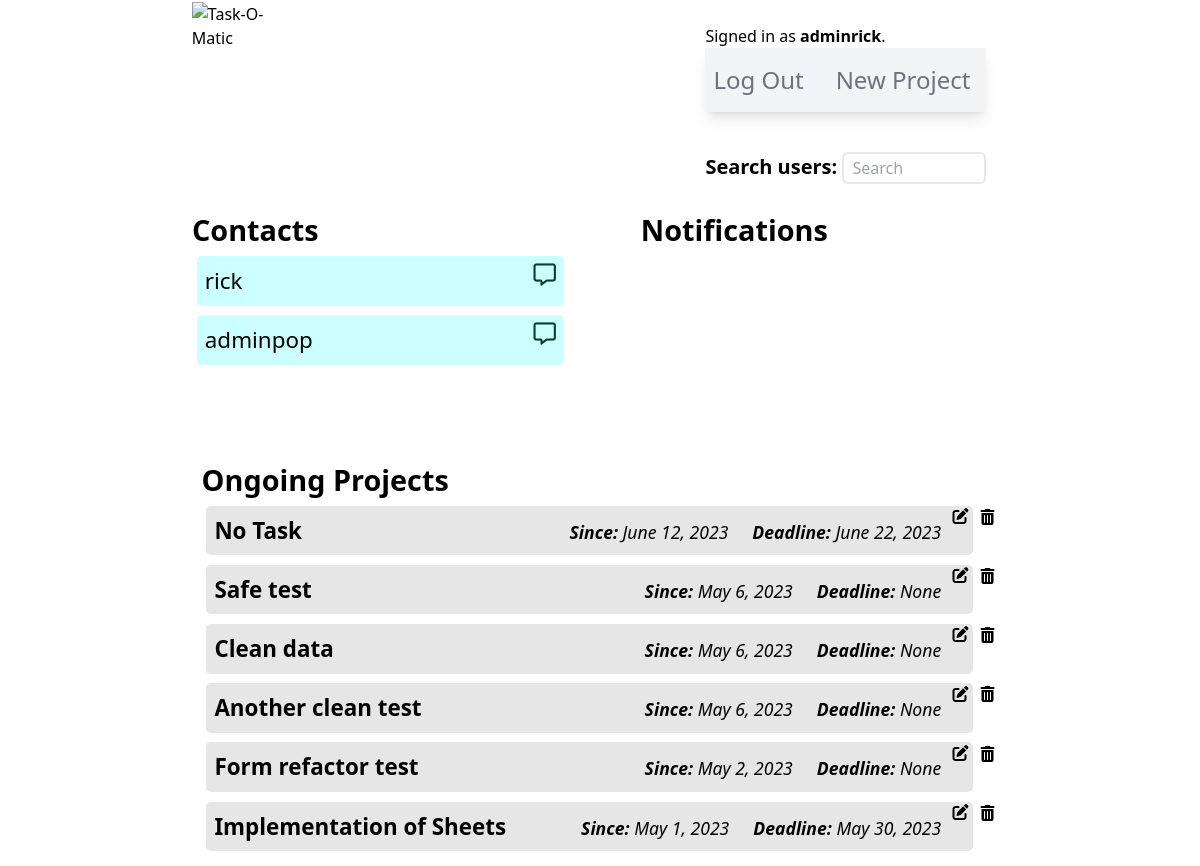
/ (signed in), run on the app's committed database.
### taskomatic/models.py (models this page shows, shortened)
class User(AbstractUser):
    pass

class Relationship(models.Model):
    STATUS_CHOICES = [
        ('pending', 'Pending'),
        ('accepted', 'Accepted'),
        ('rejected', 'Rejected'),
    ]
    from_user = models.ForeignKey(User, on_delete=models.CASCADE, related_name='from_user')
    to_user = models.ForeignKey(User, on_delete=models.CASCADE, related_name='to_user')
    status = models.CharField(max_length=10, choices=STATUS_CHOICES, default='pending')
    created_at = models.DateTimeField(auto_now_add=True)
    class Meta:
        unique_together = ('from_user', 'to_user')

class Project(models.Model):
    user = models.ForeignKey(User, on_delete=models.CASCADE)
    owner = models.CharField(max_length=80)
    projectName = models.CharField(max_length=160)
    projectDescription = models.CharField(max_length=350)
    hasDeadline = models.BooleanField(default=False)
    hasInventory = models.BooleanField(default=False)
    hasTasks = models.BooleanField(default=False)
    creationDate = models.DateField(null=True, blank=True)
    deadlineDate = models.DateField(null=True, blank=True)

### taskomatic/views.py (the view)
# urls.py: path("", views.index, name="index"),
def index(request):
    projects = Project.objects.all().order_by('-creationDate')
    if request.user.is_authenticated:
        currentUserId = request.user.id
        currentUser = User.objects.get(id=currentUserId)
        contacts = Relationship.objects.filter(Q(from_user=currentUser) | Q(to_user=currentUser), ~Q(status='rejected'))
        contactRequests = Relationship.objects.filter(Q(to_user=currentUser), Q(status="pending"))
        return render(request, "taskomatic/index.html", {
        "projects": projects,
        "contacts": contacts,
        "contactRequests": contactRequests
        })
    return render(request, "taskomatic/index.html", {
        "projects": projects
    })

### taskomatic/templates/taskomatic/index.html (shortened to what this page needs)
{% extends "./layout.html" %}
{% load static %}
{% block body %}
{% if user.is_authenticated %}
    <div id="dashboardContainer">
        <section id="indexUpperSection">
            <div id="indexContacts">
                <h2>Contacts</h2>
                <div class="contactInstanceContainer">
                {% if contacts|length > 0 %}
                    {% for contact in contacts %}
                        {% if contact.status == "pending" %}
                            {% if contact.to_user != request.user%}
                    <div class="contactInstance">
                        <span>{{ contact.to_user }} <span class="text-sm">(Pending)</span></span>
                    </div>
                            {% endif %}
                        {% else %}
                            {% if contact.to_user != request.user%}
                    <div class="contactInstance">
                        <p>{{ contact.to_user }}</p>
                        <i class="fa-regular fa-message hover:text-sky-600 cursor-pointer" style="color: #004225" title="Send message"></i>
                    </div>
                            {% else %}
                    <div class="contactInstance">
                        <p>{{ contact.from_user }}</p>
                        <i class="fa-regular fa-message hover:text-sky-600 cursor-pointer" style="color: #004225" title="Send message"></i>
                    </div>
                            {% endif %}
                        {% endif %}
                    {% endfor %}
                {% else %}
                    <div class="noContact">
                        <p>No contacts.</p>
                    </div>
                {% endif %}
                </div>
            </div>
            <div id="indexAlerts">
                <h2>Notifications</h2>
            </div>
        </section>
        <section id="ongoingProjectsContainer">
            <h2>Ongoing Projects</h2>
            <ul>
            {% if projects %}
                {% for project in projects %}
                <div id="projectInstanceContainer">
                    <a id="projectInstanceAnchor" href="{% url 'projectPage' project.id %}">
                        <li id="projectInstance">
                            <span style="cursor: default"><b>{{ project.projectName }}</b></span>
                            <span class="flex justify-between">
                                <span><i class="dateCaption"><b>Since:</b> {{ project.creationDate }}</i></span>
                                <span><i class="dateCaption"><b>Deadline:</b> {{ project.deadlineDate }}</i></span>
                            </span>
                        </li>
                    </a>
                    <form method="POST" action="{% url 'editProject' %}" name="indexEditForm{{ project.id }}" id="indexEditForm{{ project.id }}">
                        <i id="indexEditIcon{{project.id}}" class="fa-solid fa-pen-to-square indexEditIcon"></i>
                    </form>
                    <i id="indexDeleteIcon{{project.id}}" class="fa-solid fa-trash-can relative top-2 right-1 cursor-pointer indexDeleteIcon"></i>
                </div>
                {% endfor %}
            {% else %}
                <li>No projects.</li>
            {% endif %}
            </ul>
        </section>
    </div>
{% endif %}
{% endblock body %}

### taskomatic/templates/taskomatic/layout.html (shortened to what this page needs)
{% load static %}
<!DOCTYPE html>
<html lang="en">
<head>
    <link href="{% static 'taskomatic/styles.css' %}" rel="stylesheet">
    <link rel="stylesheet" href="https://cdnjs.cloudflare.com/ajax/libs/font-awesome/6.4.0/css/all.min.css"
/>
    <script src="https://cdn.tailwindcss.com"></script>
</head>
<body id="appBody">
    <header>
        <a href="{% url 'index' %}"><img id="taskLogo" src="https://escrituras-eremitas.com/wp-content/uploads/2023/04/task-O-maticLogo.png" alt="Task-O-Matic"></a>
        <div class="navSection">
            <div>
                {% if user.is_authenticated %}
                    Signed in as <strong>{{ user.username }}</strong>.
                {% else %}
                    Not signed in.
                {% endif %}
            </div>
                <ul class="relative max-w-2xl flex flex-wrap items-center justify-between py-4 bg-gray-100 text-gray-500
                hover:text-gray-700 focus:text-gray-700 shadow-lg navbar navbar-expand-lg navbar-light">
                    {% if user.is_authenticated %}
                        <li class="nav-item pr-2">
                            <a class="nav-link text-2xl text-gray-500 hover:text-gray-700
                            focus:text-gray-700 p-2" href="{% url 'logout' %}">Log Out</a>
                        </li>
                        <li class="nav-item pr-2">
                            <a class="nav-link text-2xl text-gray-500 hover:text-gray-700
                            focus:text-gray-700 p-2" href="{% url 'newProject' %}">New Project</a>
                        </li>
                    {% endif %}
                </ul>
                {% if user.is_authenticated %}
                <form action="{% url 'users' %}">
                    <label for="searchQ" class="text-xl"><b>Search users: </b></label>
                    <input type="text" name="q" id="searchQ" class="border-2 rounded-md mt-10 min-h-[2rem] max-w-[9rem] placeholder:pl-2" placeholder="Search">
                </form>
                {% endif %}
            </div>
    </header>
    {% block body %}
    {% endblock %}
</body>
</html>

### taskomatic/static/taskomatic/styles.css (style rules this page uses)
html { font-size: 16px; }
* { margin: 0; padding: 0; box-sizing: border-box; }
h2 { font-size: 1.8rem !important; font-weight: 600 !important; }
header { display: flex; justify-content: space-around; }
#taskLogo { max-width: 30rem; margin: 2%; }
.navSection { max-width: 20rem; margin: 2%; }
#indexUpperSection { display: flex; justify-content: space-between; min-height: 15rem; width: 85%; }
#dashboardContainer { display: flex; flex-direction: column; align-items: center; width: 80%; margin: 0 auto; }
#indexContacts { display: flex; flex-direction: column; width: 45%; }
#indexAlerts { margin-right: 5%; width: 40%; }
.contactInstanceContainer { display: flex; flex-direction: column; justify-content:flex-start; width: 100%; }
.contactInstance { display: flex; justify-content: space-between; width: 100%; font-size: 1.4rem; margin: 0.3rem; padding: 0.5rem; background-color: rgba(0, 255, 255, 0.2); border-radius: 0.3rem; }
#ongoingProjectsContainer { width: 85%; padding: 1%; }
#projectInstanceContainer { display: flex; justify-content:flex-start; width: 100%; }
#projectInstance { display: flex; justify-content: space-between; width: 100%; font-size: 1.4rem; margin: 0.3rem; padding: 0.5rem; background-color: rgba(128, 128, 128, 0.2); border-radius: 0.3rem; }
#projectInstanceAnchor { cursor: default; width: 100%; }
.indexEditIcon { position: relative; right: 1rem; top: 0.2rem; cursor: pointer; }
.dateCaption { cursor: default; font-size: 1.1rem; padding-right: 1.5rem; }

### data on the page
User: username "adminrick"
Relationship: from_user "rick"
Relationship: from_user "adminpop"
Project: projectName "No Task", creationDate "June 12, 2023", deadlineDate "June 22, 2023"
Project: projectName "Safe test", creationDate "May 6, 2023", deadlineDate "None"
Project: projectName "Clean data", creationDate "May 6, 2023", deadlineDate "None"
Project: projectName "Another clean test", creationDate "May 6, 2023", deadlineDate "None"
Project: projectName "Form refactor test", creationDate "May 2, 2023", deadlineDate "None"
Project: projectName "Implementation of Sheets", creationDate "May 1, 2023", deadlineDate "May 30, 2023"
